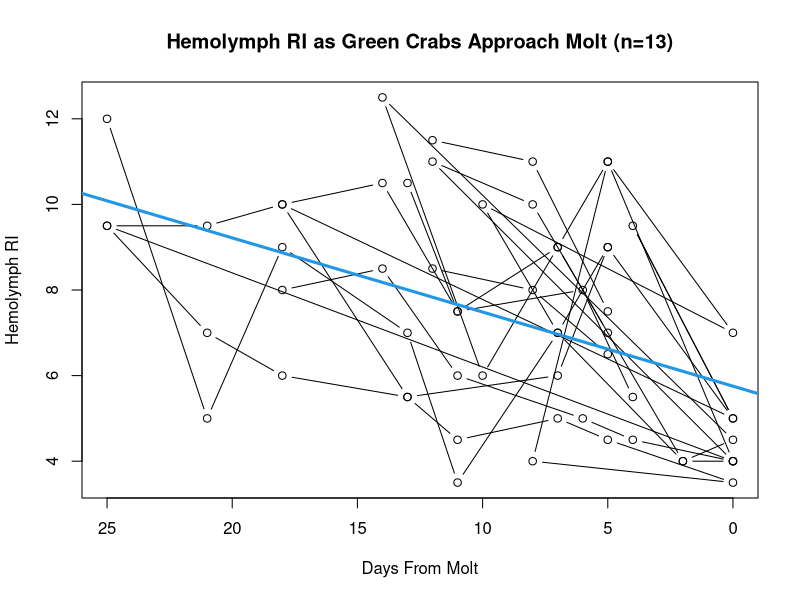
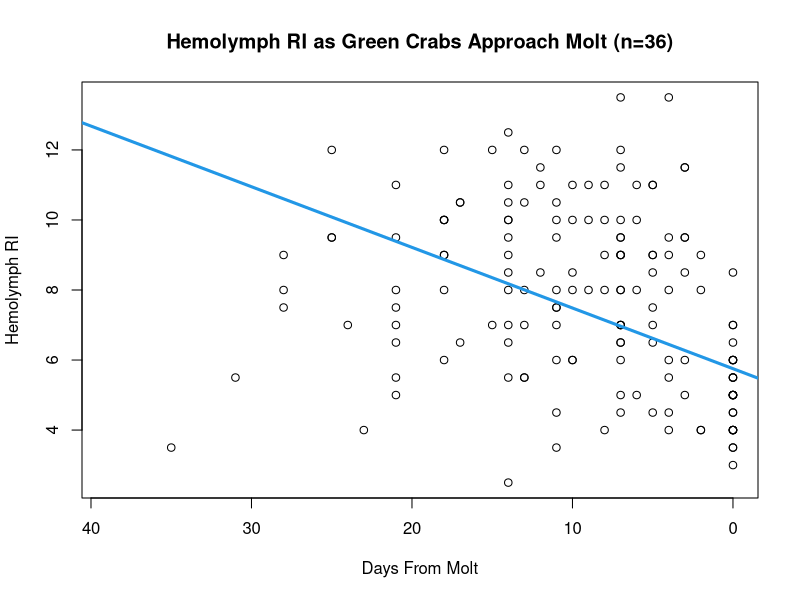
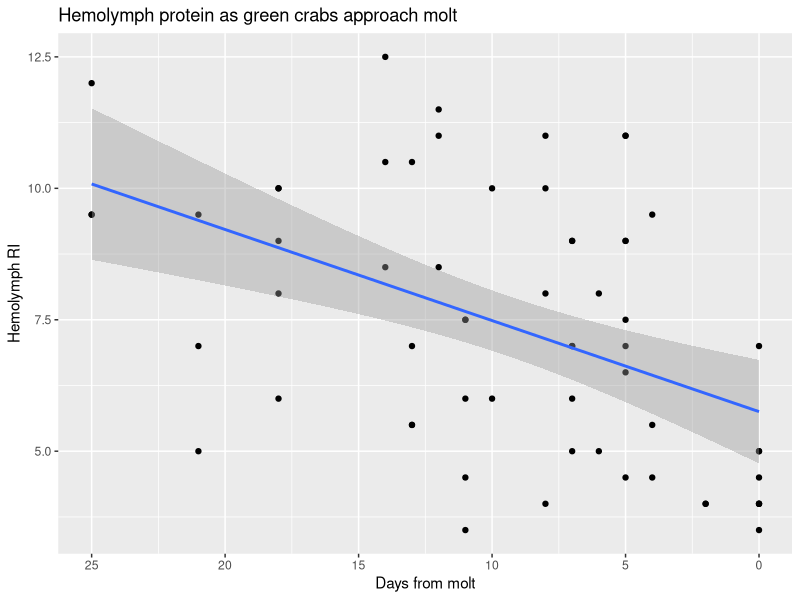
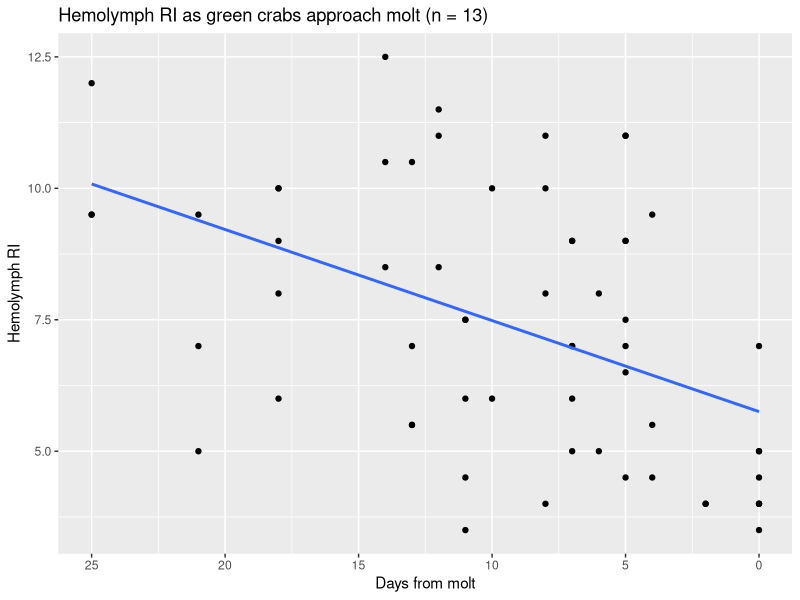
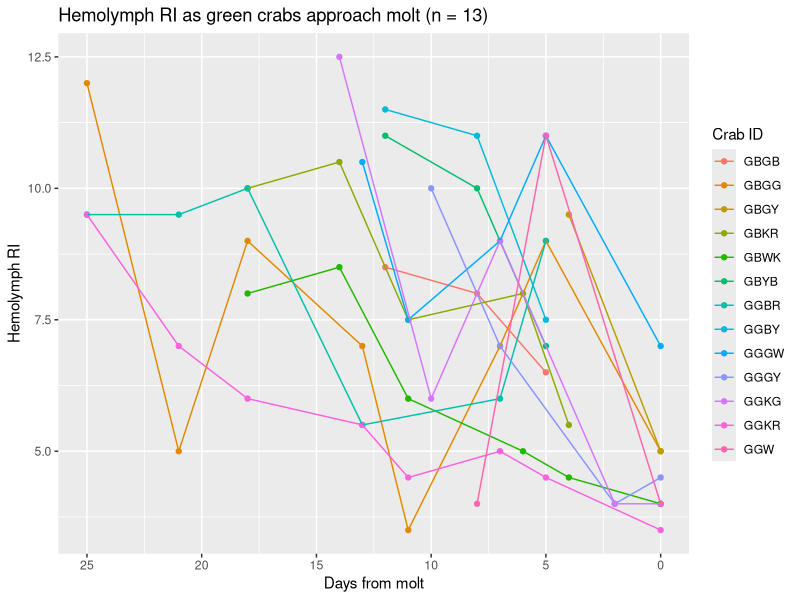
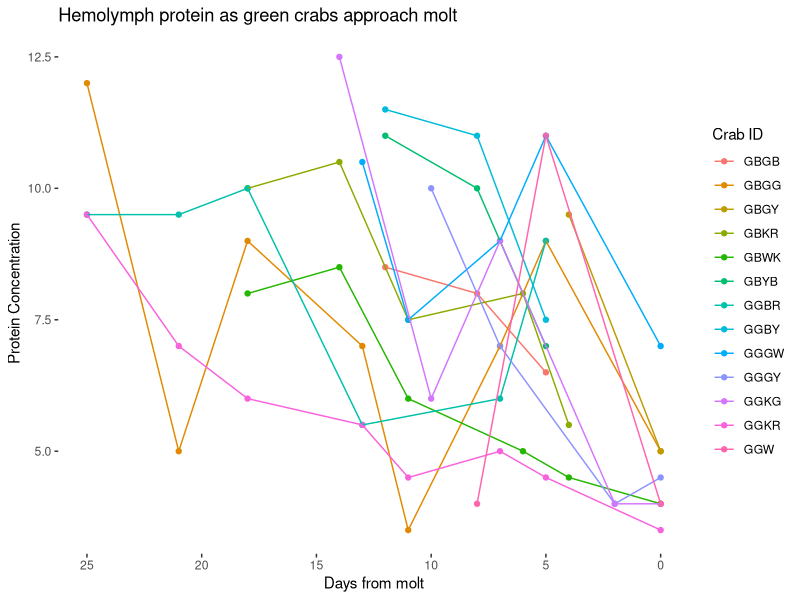
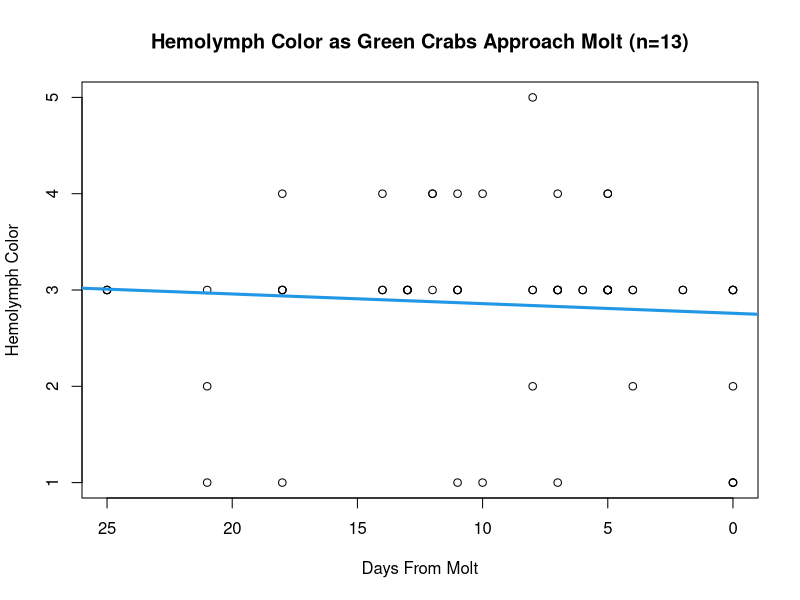
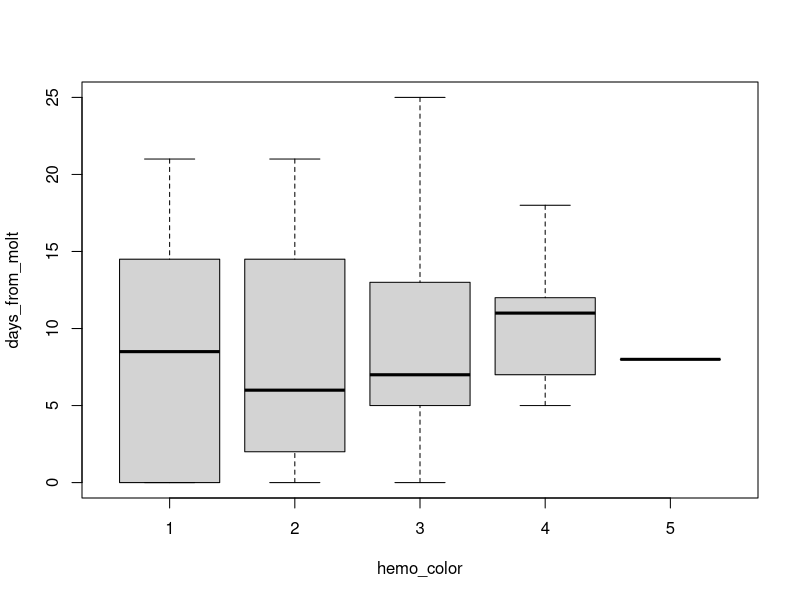

Write R code to recreate these figures, in order.
## ---- chunk 1

molt_dat <- read.csv("../data/wl_molt_dat.csv")
# read in .csv
# contains information from WL 2022
# used for preliminary graphs

molt_dat_2 <- read.csv("../data/wl_cml_molt_dat.csv")
# read in updated .csv
# contains information from 2021, 2022, CML, and WL


library(dplyr)
library(car)
library(ggplot2)
# load relevant libraries for stats analysis
## ---- chunk 2

# 2022 WL crabs

plot(hemo_ri ~ days_from_molt, data = molt_dat,
     main = "Hemolymph RI as Green Crabs Approach Molt (n=13)",
     xlim = rev(range(days_from_molt)),
     xlab = "Days From Molt", 
     ylab = "Hemolymph RI",
     type = "b")
abline(lm (hemo_ri ~ days_from_molt, data = molt_dat), col = 4, lwd = 3)

# plots hemo ri vs days from molt for all 13 crabs
# need to reverse x axis to count down to molt
# appears to be downward trend in hemolymph RI as crabs approach molt
# need to investigate on an individual level
## ---- chunk 3
# WL and CML 2021-2022

plot(hemo_ri ~ days_from_molt, data = molt_dat_2,
     main = "Hemolymph RI as Green Crabs Approach Molt (n=36)",
     xlim = rev(range(days_from_molt)),
     xlab = "Days From Molt", 
     ylab = "Hemolymph RI")
abline(lm (hemo_ri ~ days_from_molt, data = molt_dat), col = 4, lwd = 3)

## ---- chunk 4

# WL 2022 data

molt_dat %>% 
        # pipes molt data into ggplot
  ggplot(aes(x = days_from_molt, y = hemo_ri)) + 
        # populates plot with hemo ri info and defines color with crab ID
    geom_point() + geom_smooth(method=lm) + 
        # specifies type of plot -- linear model with 95 percent confidence
        scale_x_reverse() + 
        # reverses x axis so information counts down to molt
        xlab("Days from molt") + 
        ylab ("Hemolymph RI") +
        ggtitle("Hemolymph protein as green crabs approach molt")
        # renames x and y labels and title

## ---- chunk 5

# WL 2022 data
molt_dat %>% 
        # pipes molt data into ggplot
  ggplot(aes(x = days_from_molt, y = hemo_ri)) + 
        # populates plot with hemo ri info and defines color with crab ID
    geom_point() + geom_smooth(method=lm, se=FALSE) + 
        # specifies type of plot -- linear model without confidence int
        scale_x_reverse() + 
        # reverses x axis so information counts down to molt
        xlab("Days from molt") + 
        ylab ("Hemolymph RI") +
        ggtitle("Hemolymph RI as green crabs approach molt (n = 13)")
        # renames x and y labels and title


## ---- chunk 6

# WL 2022 data

library(ggplot2)
library(dplyr)

molt_dat %>% 
        # pipes molt data into ggplot
  ggplot(aes(x = days_from_molt, y = hemo_ri, colour = crab_id)) + 
        # populates plot with hemo ri info and defines color with crab ID
    geom_point() + geom_line() + 
        # specifies type of plot - scatter linear plot with crab IDs
        scale_x_reverse() + 
        # reverses x axis so information counts down to molt
        xlab("Days from molt") + 
        ylab ("Hemolymph RI") +
        ggtitle("Hemolymph RI as green crabs approach molt (n = 13)") +
        # renames x and y labels and title
        labs(col = "Crab ID") 
        # changes legend title
## ---- chunk 7

# WL 2022 data

library(ggplot2)
library(dplyr)

molt_dat %>% 
        # pipes molt data into ggplot
  ggplot(aes(x = days_from_molt, y = hemo_ri, colour = crab_id)) + 
        # populates plot with hemo ri info and defines color with crab ID
    geom_point() + geom_line() +
        # specifies type of plot - scatter linear plot with crab ids
        scale_x_reverse() + 
        # reverses x axis so information counts down to molt
        xlab("Days from molt") + 
        ylab ("Protein Concentration") +
        ggtitle("Hemolymph protein as green crabs approach molt") +
        # renames x and y labels and title
        labs(col = "Crab ID") + 
        # changes legend title
        theme(panel.grid.major = element_blank(),
              panel.grid.minor = element_blank(), 
              panel.background = element_blank())
        # removes background grid from plot

## ---- chunk 8

# WL 2022 data

ri_mod <- lm(hemo_ri ~ days_from_molt, data = molt_dat)
summary(ri_mod)
anova(ri_mod)
car::Anova(ri_mod, type = 3)

# linear models for significance testing 
# r square of 0.22 -- weak correlation

## ---- chunk 9
# CML WL all data

ri_mod <- lm(hemo_ri ~ days_from_molt, data = molt_dat_2)
summary(ri_mod)
anova(ri_mod)
car::Anova(ri_mod, type = 3)

# linear models for significance testing 
# r square of 0.22 -- weak correlation

## ---- chunk 10

# WL 2022 data

plot(hemo_color ~ days_from_molt, data = molt_dat,
     main = "Hemolymph Color as Green Crabs Approach Molt (n=13)",
     xlim = rev(range(days_from_molt)),
     xlab = "Days From Molt", 
     ylab = "Hemolymph Color")
abline(lm (hemo_color ~ days_from_molt, data = molt_dat), col = 4, lwd = 3)


boxplot(days_from_molt ~ hemo_color, data = molt_dat)

# plots hemo color vs days from molt for all 13 crabs
# need to reverse x axis to count down to molt
# doesn't appear to be strong trend or correlation

## ---- chunk 11

# WL 2022 data

library(ggplot2)
library(dplyr)

molt_dat %>% 
        # pipes molt data into ggplot
  ggplot(aes(x = days_from_molt, y = hemo_color, colour = crab_id)) + 
        # populates plot with hemo color info and defines color with crab ID
    geom_point() + geom_line() + 
        # specifies type of plot
        scale_x_reverse() + 
        # reverses x axis so information counts down to molt
        xlab("Days from molt") + 
        ylab ("Hemolymph Color") +
        ggtitle("Hemolymph color as green crabs approach molt (n = 13") +
        # renames x and y labels and title
        labs(col = "Crab ID") + # changes legend title
  theme(panel.grid.major = element_blank(),
              panel.grid.minor = element_blank(), 
              panel.background = element_blank())
        # removes background grid from plot
## ---- chunk 12

# WL 2022 data

col_mod <- lm(hemo_color ~ days_from_molt, data = molt_dat)
summary(col_mod)
anova(col_mod)
car::Anova(col_mod, type = 3)

# linear models for significance testing 

## ---- chunk 13

# WL 2022 data
# individual hemo color graphs over time

plot(hemo_color ~ days_from_molt, data = molt_dat,
     subset = crab_id == "GBGB",
     xlab = "Days From Molt", 
     ylab = "Hemolymph Color",
     type = "b")

plot(hemo_color ~ days_from_molt, data = molt_dat,
     subset = crab_id == "GBGG",
     xlab = "Days From Molt", 
     ylab = "Hemolymph Color",
     type = "b")

plot(hemo_color ~ days_from_molt, data = molt_dat,
     subset = crab_id == "GBGB",
     xlab = "Days From Molt", 
     ylab = "Hemolymph Color",
     type = "b")

plot(hemo_color ~ days_from_molt, data = molt_dat,
     subset = crab_id == "GBGY",
     xlab = "Days From Molt", 
     ylab = "Hemolymph Color",
     type = "b")

plot(hemo_color ~ days_from_molt, data = molt_dat,
     subset = crab_id == "GBKR",
     xlab = "Days From Molt", 
     ylab = "Hemolymph Color",
     type = "b")

plot(hemo_color ~ days_from_molt, data = molt_dat,
     subset = crab_id == "GBWK",
     xlab = "Days From Molt", 
     ylab = "Hemolymph Color",
     type = "b")

plot(hemo_color ~ days_from_molt, data = molt_dat,
     subset = crab_id == "GBYB",
     xlab = "Days From Molt", 
     ylab = "Hemolymph Color",
     type = "b")

plot(hemo_color ~ days_from_molt, data = molt_dat,
     subset = crab_id == "GGBR",
     xlab = "Days From Molt", 
     ylab = "Hemolymph Color",
     type = "b")

plot(hemo_color ~ days_from_molt, data = molt_dat,
     subset = crab_id == "GGBY",
     xlab = "Days From Molt", 
     ylab = "Hemolymph Color",
     type = "b")

plot(hemo_color ~ days_from_molt, data = molt_dat,
     subset = crab_id == "GGGW",
     xlab = "Days From Molt", 
     ylab = "Hemolymph Color",
     type = "b")

plot(hemo_color ~ days_from_molt, data = molt_dat,
     subset = crab_id == "GGGY",
     xlab = "Days From Molt", 
     ylab = "Hemolymph Color",
     type = "b")

plot(hemo_color ~ days_from_molt, data = molt_dat,
     subset = crab_id == "GGKG",
     xlab = "Days From Molt", 
     ylab = "Hemolymph Color",
     type = "b")

plot(hemo_color ~ days_from_molt, data = molt_dat,
     subset = crab_id == "GGKR",
     xlab = "Days From Molt", 
     ylab = "Hemolymph Color",
     type = "b")

plot(hemo_color ~ days_from_molt, data = molt_dat,
     subset = crab_id == "GGW",
     xlab = "Days From Molt", 
     ylab = "Hemolymph Color",
     type = "b")
## ---- chunk 14

# individual RI graphs over time
# appears that as crabs approach molt, RI decreases

plot(hemo_ri ~ days_from_molt, data = molt_dat,
     subset = crab_id == "GBGB",
     xlab = "Days From Molt",
     type = "b")

plot(hemo_ri ~ days_from_molt, data = molt_dat,
     subset = crab_id == "GBGG",
     xlab = "Days From Molt", 
     ylab = "Hemolymph RI",
     type = "b")

plot(hemo_ri ~ days_from_molt, data = molt_dat,
     subset = crab_id == "GBGB",
     xlab = "Days From Molt", 
     ylab = "Hemolymph RI",
     type = "b")

plot(hemo_ri ~ days_from_molt, data = molt_dat,
     subset = crab_id == "GBGY",
     xlab = "Days From Molt", 
     ylab = "Hemolymph RI",
     type = "b")

plot(hemo_ri ~ days_from_molt, data = molt_dat,
     subset = crab_id == "GBKR",
     xlab = "Days From Molt", 
     ylab = "Hemolymph RI",
     type = "b")

plot(hemo_ri ~ days_from_molt, data = molt_dat,
     subset = crab_id == "GBWK",
     xlab = "Days From Molt", 
     ylab = "Hemolymph RI",
     type = "b")

plot(hemo_ri ~ days_from_molt, data = molt_dat,
     subset = crab_id == "GBYB",
     xlab = "Days From Molt", 
     ylab = "Hemolymph RI",
     type = "b")

plot(hemo_ri ~ days_from_molt, data = molt_dat,
     subset = crab_id == "GGBR",
     xlab = "Days From Molt", 
     ylab = "Hemolymph RI",
     type = "b")

plot(hemo_ri ~ days_from_molt, data = molt_dat,
     subset = crab_id == "GGBY",
     xlab = "Days From Molt", 
     ylab = "Hemolymph RI",
     type = "b")

plot(hemo_ri ~ days_from_molt, data = molt_dat,
     subset = crab_id == "GGGW",
     xlab = "Days From Molt", 
     ylab = "Hemolymph RI",
     type = "b")

plot(hemo_ri ~ days_from_molt, data = molt_dat,
     subset = crab_id == "GGGY",
     xlab = "Days From Molt", 
     ylab = "Hemolymph RI",
     type = "b")

plot(hemo_ri ~ days_from_molt, data = molt_dat,
     subset = crab_id == "GGKG",
     xlab = "Days From Molt", 
     ylab = "Hemolymph RI",
     type = "b")

plot(hemo_ri ~ days_from_molt, data = molt_dat,
     subset = crab_id == "GGKR",
     xlab = "Days From Molt", 
     ylab = "Hemolymph RI",
     type = "b")

plot(hemo_ri ~ days_from_molt, data = molt_dat,
     subset = crab_id == "GGW",
     xlab = "Days From Molt", 
     ylab = "Hemolymph RI",
     type = "b")
